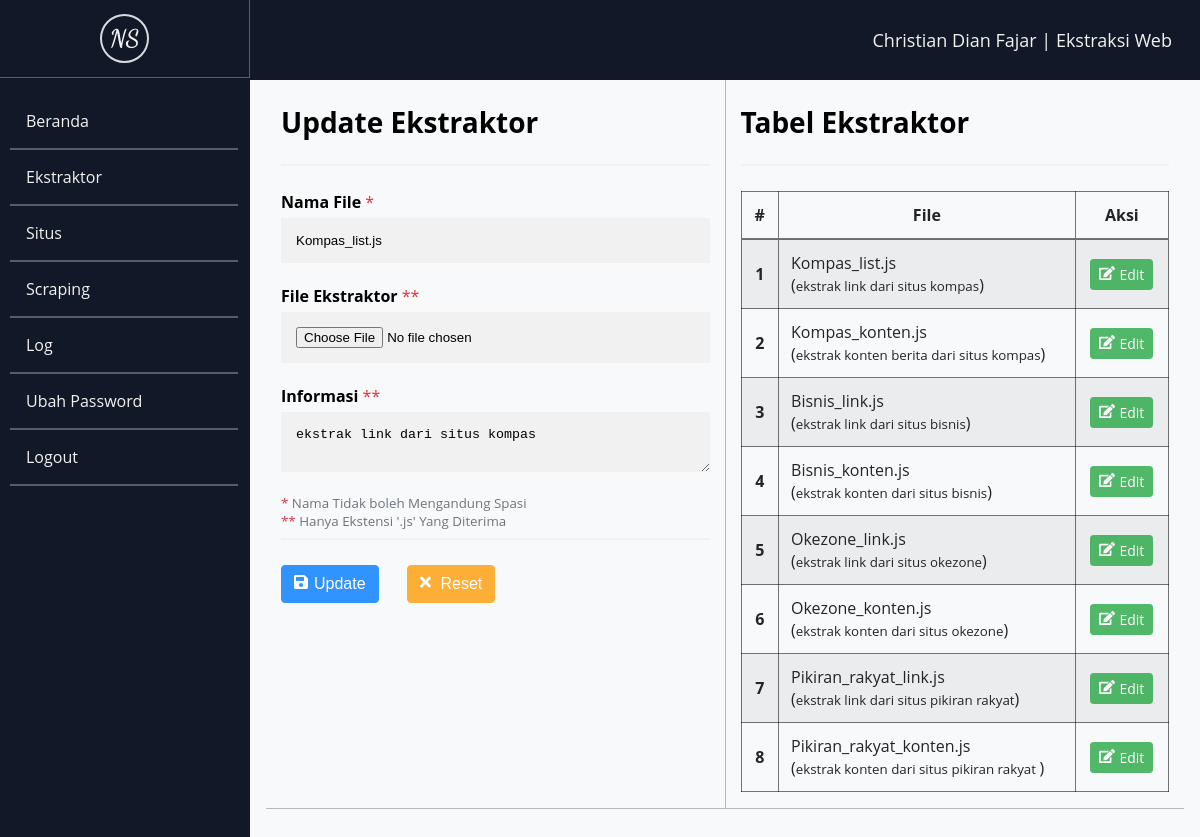
Page /public/ekstraktor/index/7 on the committed database.
### tables this page shows
CREATE TABLE `ekstraktor` (
  `id` int(11) NOT NULL,
  `nama` varchar(64) NOT NULL,
  `lokasi` varchar(64) NOT NULL,
  `info` text NOT NULL,
  `situs_id` int(11) DEFAULT NULL
);

### app/lib/helpers.php (called while the page is built, shortened)
<?php
function url($param = '')
{
    $url = ((isset($_SERVER['HTTPS']) && $_SERVER['HTTPS'] == "on") ? "https" : "http");
    $url .= "://" . $_SERVER['HTTP_HOST'];
    $url .= str_replace(basename($_SERVER['SCRIPT_NAME']), "", $_SERVER['SCRIPT_NAME']);
    return $url . $param;
}
function view($view, $data = [])
{
    require_once '../app/views/' . $view . '.php';
}
function getIndex()
{
    if (isset($_GET['url'])) {
        $url = rtrim($_GET['url'], '/');
        $url = filter_var($url, FILTER_SANITIZE_URL);
        $url = explode('/', $url);
        return end($url);
    }
}

### app/controllers/Ekstraktor.php (called while the page is built, shortened)
<?php
class Ekstraktor extends Controller
{
    public function index()
    {
        $data['ekstraktor'] = $this->db->get('ekstraktor');
        if ($index = getIndex()) {
            $data += ['byId' => $this->db->getWhere('ekstraktor', ['id' => $index])];
        }
        view('ekstraktor/index', $data);
    }
}

### app/core/App.php (called while the page is built, shortened)
<?php
class App
{
    protected $controller = 'Home';
    protected $method = 'index';
    protected $params = [];
    public function __construct()
    {
        $url = $this->parse();
        $url[0] = isset($url[0]) ? ucfirst($url[0]) : $this->controller;
        if (file_exists('../app/controllers/' . $url[0] . '.php')) {
            $this->controller = $url[0];
            unset($url[0]);
        }
        $this->controller = new $this->controller;
        if (isset($url[1])) {
            if (method_exists($this->controller, $url[1])) {
                $this->method = $url[1];
                unset($url[1]);
            }
        }
        if (!empty($url)) {
            $this->params = array_values($url);
        }
        call_user_func_array([$this->controller, $this->method], $this->params);
    }
    public function parse()
    {
        if (isset($_GET['url'])) {
            $url = rtrim($_GET['url'], '/');
            $url = filter_var($url, FILTER_SANITIZE_URL);
            $url = explode('/', $url);
            return $url;
        }
        return false;
    }
}

### public/index.php (called while the page is built, shortened)
<?php
$app = new App;

### app/core/Database.php (called while the page is built, shortened)
<?php
class Database
{
    public $conn;
    public function __construct()
    {
        $this->conn = mysqli_connect(HOST, USER, PASS, DBNAME);
    }
    public function get($table = '')
    {
        $query = "SELECT * FROM $table";
        $execQuery = mysqli_query($this->conn, $query);
        $data = [];
        while ($row = mysqli_fetch_assoc($execQuery)) {
            $data[] = $row;
        }
        return $data;
    }
    public function getWhere($table = '', $where = [], $operator = false)
    {
        $query = "SELECT * FROM $table ";
        if ($operator) {
            $query .= "WHERE ";
            foreach ($where as $k => $v) {
                $query .= "$k='$v' $operator ";
            }
            $query = trim(rtrim(trim($query), $operator));
        } else {
            $query .= "WHERE ";
            foreach ($where as $k => $v) {
                $query .= "$k='$v'";
                break;
            }
        }
        $execQuery = mysqli_query($this->conn, $query);
        $data = [];
        while ($row = mysqli_fetch_assoc($execQuery)) {
            $data[] = $row;
        }
        if (count($data) == 1) {
            $data = $data[0];
        }
        return $data;
    }
}

### app/views/ekstraktor/index.php (the view, shortened to what this page needs)
<div class="content">
    <div class="container">
        <div class="row border-top border-bottom">
            <div class="col border-right">
                <?php if (empty($byId)) : ?>
                    <form action="<?= url('ekstraktor/create'); ?>" class="form" method="POST" enctype="multipart/form-data">
                        <h2 class="content-title">Tambah Ekstraktor</h2>
                        <hr>
                        <label for="filename">
                            <b>Nama File</b> <span class="text-danger">*</span>
                        </label>
                        <input type="text" placeholder="Contoh : example_link" name="filename" id="filename" pattern="[^\s]+" required>
                        <label for="ekstraktor">
                            <b>File Ekstraktor</b> <span class="text-danger">**</span>
                        </label>
                        <input type="file" name="ekstraktor" id="ekstraktor" required>
                        <label for="info">
                            <b>Informasi</b> <span class="text-danger">**</span>
                        </label>
                        <textarea name="info" id="info" placeholder="Contoh : File digunakan untuk mengekstrak link situs tujuan" required></textarea>
                        <small class="text-muted">
                            <span class="text-danger">*</span> Nama Tidak boleh Mengandung Spasi</small>
                        <br>
                        <small class="text-muted">
                            <span class="text-danger">**</span> Hanya Ekstensi '.js' Yang Diterima</small>
                        <hr>
                        <div class="d-flex w-50">
                            <button type="submit" class="btn btn-primary btn-submit">Tambah</button>
                            <button type="reset" class="btn btn-warning btn-reset">Reset</button>
                        </div>
                    </form>
                <?php else : ?>
                    <form action="<?= url('ekstraktor/update/' . getIndex()); ?>" class="form" method="POST" enctype="multipart/form-data">
                        <h2 class="content-title">Update Ekstraktor</h2>
                        <hr>
                        <label for="filename">
                            <b>Nama File</b> <span class="text-danger">*</span>
                        </label>
                        <input type="text" placeholder="Contoh : example_link" name="filename" id="filename" pattern="[^\s]+" value="<?= $byId['nama']; ?>" required>
                        <label for="ekstraktor">
                            <b>File Ekstraktor</b> <span class="text-danger">**</span>
                        </label>
                        <input type="file" name="ekstraktor" id="ekstraktor" required>
                        <label for="info">
                            <b>Informasi</b> <span class="text-danger">**</span>
                        </label>
                        <textarea name="info" id="info" placeholder="Contoh : File digunakan untuk mengekstrak link situs tujuan" required><?= $byId['info']; ?></textarea>
                        <small class="text-muted">
                            <span class="text-danger">*</span> Nama Tidak boleh Mengandung Spasi</small>
                        <br>
                        <small class="text-muted">
                            <span class="text-danger">**</span> Hanya Ekstensi '.js' Yang Diterima</small>
                        <hr>
                        <div class="d-flex w-50">
                            <button type="submit" class="btn btn-primary btn-submit">Update</button>
                            <button type="reset" class="btn btn-warning btn-reset">Reset</button>
                        </div>
                    </form>
                <?php endif; ?>
            </div>
            <div class="col">
                <h2 class="content-title">Tabel Ekstraktor</h2>
                <hr>
                <table class="table">
                    <thead>
                        <tr>
                            <th scope="col">#</th>
                            <th scope="col">File</th>
                            <th scope="col">Aksi</th>
                        </tr>
                    </thead>
                    <tbody>
                        <?php $i = 0; ?>
                        <?php foreach ($ekstraktor as $e) : ?>
                            <tr>
                                <th scope="row"><?= ++$i ?></th>
                                <td><?= $e['nama']; ?> <br>(<small><?= $e['info']; ?></small>)</td>
                                <td class="button-td">
                                    <a href="<?= url('ekstraktor/index/' . $e['id']) ?>" class="btn btn-sm btn-success btn-edit">Edit</a>
                                </td>
                            </tr>
                        <?php endforeach; ?>
                    </tbody>
                </table>
            </div>
        </div>
    </div>
</div>

### public/css/style.css (style rules this page uses)
* { box-sizing: border-box; }
body { padding: 0; margin: 0; font-family: Open Sans, sans-serif; }
a { text-decoration: none; }
.border-right { border-right: 1px solid #64646471 !important; }
.border-top { border-top: 1px solid #64646471 !important; }
.border-bottom { border-bottom: 1px solid #64646471 !important; }
.container { width: 100%; padding-right: 15px; padding-left: 15px; margin-right: auto; margin-left: auto; }
.content { background-color: #f8f9fa !important; }
.content-title { font-size: 28; }
div.content { margin-left: 250px; padding: 1px 16px; min-height: 1000px; }
.form input[type="text"], .form input[type="password"], .form input[type="file"] { width: 100%; padding: 15px; margin: 5px 0 22px 0; display: block; border: none; background: #f1f1f1; }
.form textarea { width: 100%; padding: 15px; border: none; display: block; margin: 5px 0 22px 0; background: #f1f1f1; overflow: auto; resize: vertical; }
hr { border: 1px solid #f1f1f1; margin-bottom: 25px; }
.btn { cursor: pointer; display: inline-block; font-weight: 400; color: #212529; text-align: center; vertical-align: middle; -webkit-user-select: none; -moz-user-select: none; user-select: none; background-color: transparent; border: 1px solid transparent; padding: 0.375rem 0.75rem; font-size: 1rem; line-height: 1.5; border-radius: 0.25rem; transition: color 0.15s ease-in-out, background-color 0.15s ease-in-out, border-color 0.15s ease-in-out, box-shadow 0.15s ease-in-out; opacity: 0.8; }
.btn-submit:before { content: ""; display: block; background: url("../img/icons/save.svg") no-repeat; filter: invert(100); width: 1rem; height: 1rem; float: left; margin: 0.1rem 0.25rem 0 0; }
.btn-edit:before { content: ""; display: block; background: url("../img/icons/edit.svg") no-repeat; filter: invert(100); width: 1rem; height: 1rem; float: left; margin: 0.1rem 0.25rem 0 0; }
.btn-reset:before { content: ""; display: block; background: url("../img/icons/times.svg") no-repeat; filter: invert(100); width: 1rem; height: 1rem; float: left; margin: 0.1rem 0.25rem 0 0; }
.btn-primary { color: #fff; background-color: #007bff; border-color: #007bff; }
.btn-success, .alert.success { color: #fff; background-color: #28a745; border-color: #28a745; }
.btn-warning { color: #fff; background-color: #ff9c07; border-color: #ff9c07; }
.btn-sm.btn { padding: 0.25rem 0.5rem; font-size: 0.875rem; line-height: 1.5; border-radius: 0.2rem; }
.d-flex { display: flex !important; flex-direction: row; justify-content: space-between; }
.w-50 { width: 50%; }
.table { width: 100%; margin-bottom: 1rem; color: #212529; border-collapse: collapse; border: 1px solid rgba(0, 0, 0, 0.534); }
.table th, .table td { padding: 0.75rem; vertical-align: middle; border: 1px solid rgba(0, 0, 0, 0.534); }
.table thead th { vertical-align: bottom; border-bottom: 2px solid rgba(0, 0, 0, 0.534); }
.table td.button-td { text-align: center; }
.table tbody tr:nth-of-type(odd) { background-color: rgba(0, 0, 0, 0.05); }
.row { display: -ms-flexbox; display: flex; -ms-flex-wrap: wrap; flex-wrap: wrap; margin-right: -15px; margin-left: -15px; }
.col { flex-basis: 0; flex-grow: 1; max-width: 100%; position: relative; width: 100%; padding-right: 15px; padding-left: 15px; }
.text-danger { color: #dc3545 !important; }
.text-muted { color: #6c757d !important; }

### rows in the picture
ekstraktor: filename "Kompas_list.js", info "ekstrak link dari situs kompas", nama "Kompas_list.js"
ekstraktor: nama "Kompas_konten.js", info "ekstrak konten berita dari situs kompas"
ekstraktor: nama "Bisnis_link.js", info "ekstrak link dari situs bisnis"
ekstraktor: nama "Bisnis_konten.js", info "ekstrak konten dari situs bisnis"
ekstraktor: nama "Okezone_link.js", info "ekstrak link dari situs okezone"
ekstraktor: nama "Okezone_konten.js", info "ekstrak konten dari situs okezone"
ekstraktor: nama "Pikiran_rakyat_link.js", info "ekstrak link dari situs pikiran rakyat"
ekstraktor: nama "Pikiran_rakyat_konten.js", info "ekstrak konten dari situs pikiran rakyat"
